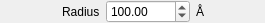
<?xml version="1.0" encoding="UTF-8"?>
<ui version="4.0">
 <class>RadiusSelection</class>
 <widget class="QWidget" name="RadiusSelection">
  <property name="geometry">
   <rect>
    <x>0</x>
    <y>0</y>
    <width>265</width>
    <height>21</height>
   </rect>
  </property>
  <property name="windowTitle">
   <string>Form</string>
  </property>
  <layout class="QHBoxLayout" name="horizontalLayout">
   <property name="leftMargin">
    <number>0</number>
   </property>
   <property name="topMargin">
    <number>0</number>
   </property>
   <property name="rightMargin">
    <number>0</number>
   </property>
   <property name="bottomMargin">
    <number>0</number>
   </property>
   <item>
    <spacer name="horizontalSpacer_2">
     <property name="orientation">
      <enum>Qt::Horizontal</enum>
     </property>
     <property name="sizeHint" stdset="0">
      <size>
       <width>40</width>
       <height>20</height>
      </size>
     </property>
    </spacer>
   </item>
   <item>
    <widget class="QLabel" name="lblRadius">
     <property name="text">
      <string>Radius</string>
     </property>
    </widget>
   </item>
   <item>
    <widget class="QDoubleSpinBox" name="radiusField">
     <property name="minimum">
      <double>0.100000000000000</double>
     </property>
     <property name="maximum">
      <double>100000.000000000000000</double>
     </property>
     <property name="value">
      <double>100.000000000000000</double>
     </property>
    </widget>
   </item>
   <item>
    <widget class="QLabel" name="lblRadiusUnit">
     <property name="text">
      <string>Å</string>
     </property>
    </widget>
   </item>
   <item>
    <spacer name="horizontalSpacer">
     <property name="orientation">
      <enum>Qt::Horizontal</enum>
     </property>
     <property name="sizeHint" stdset="0">
      <size>
       <width>40</width>
       <height>20</height>
      </size>
     </property>
    </spacer>
   </item>
  </layout>
 </widget>
 <resources/>
 <connections/>
</ui>
